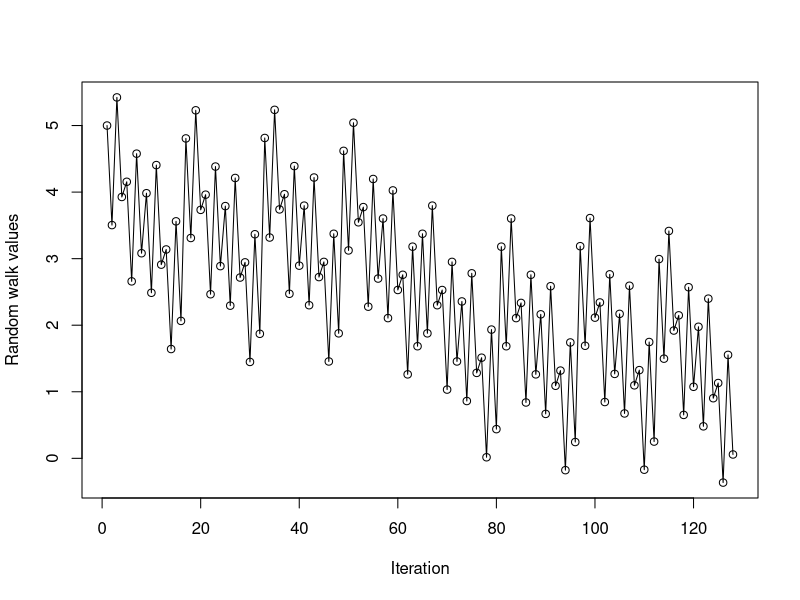
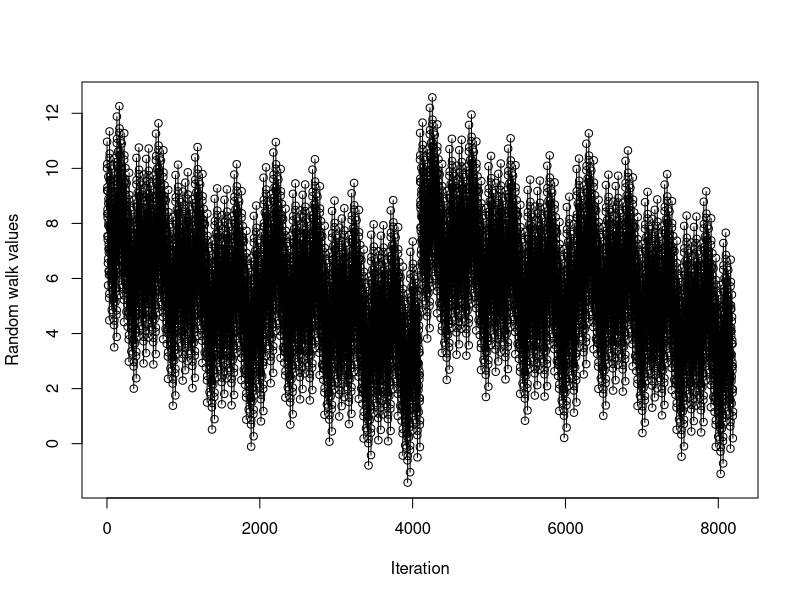
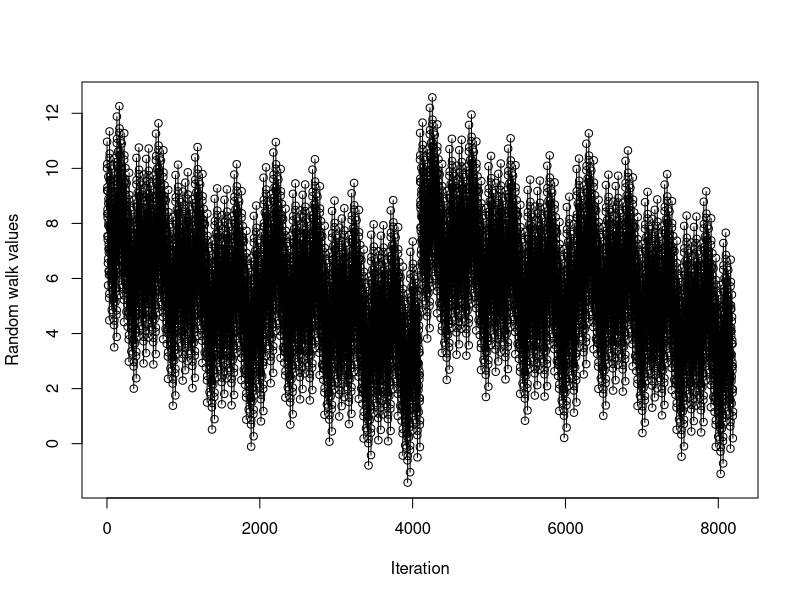

The R script that drew these images, in order:
## ---- chunk 1
knitr::opts_chunk$set(cache=TRUE, autodep=TRUE, cache.comments=TRUE)
## ---- chunk 2
# Function: cols.with.ab.zeros, to retrieve columns of matrix that have between
#   a and b zeros, each
# Inputs:
# - my.mat: the original matrix 
# - a: lower bound for number of zeros allowed; default is 0
# - b: upper bound for number of zeros allowed; default is Inf
# Output: the new matrix

cols.with.ab.zeros = function(my.mat, a=0, b=Inf) {
  zeros.per.column = colSums(my.mat == 0)
  i.to.keep = a <= zeros.per.column & zeros.per.column <= b
  return(as.matrix(my.mat[, i.to.keep]))
}

mat = matrix(c(0,0,1,0,1,1,1,1,1), 3, 3)
identity.mat = diag(1, 3)
cols.with.ab.zeros(mat) # Should get back original matrix
cols.with.ab.zeros(mat, a=1, b=2) # Should get back first 2 columns of mat
cols.with.ab.zeros(mat, a=2, b=2) # Should get just 1st column of mat; note
  # this should still be a matrix though, and not a numeric vector!
cols.with.ab.zeros(identity.mat, a=2, b=2) # Should get back original matrix
## ---- chunk 3
# Function: list.extractor, to extract elements of a list
# Inputs:
# - my.list: the original list 
# - i.to.keep: vector of indices, corresponding to elements of the list we
#   want to keep. Default is NULL, in which case this argument is ignored
# - i.to.remove: vector of indices, corresponding to elements of the list we
#   want to remove Default is NULL, in which case this argument is ignored.
#   NOTE: if both i.to.keep and i.to.remove are non-NULL, then the first 
#   one should take precedence (i.e., we don't remove anything)
# Output: the new list

list.extractor = function(my.list, i.to.keep=NULL, i.to.remove=NULL) {
  if (!is.null(i.to.keep)) {
    return(my.list[i.to.keep])
  }
  if (!is.null(i.to.remove)) {
    return(my.list[-i.to.remove])
  }
}

cool.list = list(ints=1:10, lets=letters[1:8], fracs=1:7/7, bools=sample(c(TRUE,FALSE), 5, replace=TRUE))

list.extractor(cool.list, i.to.keep=c(1,3)) # Should get list with ints, fracs
list.extractor(cool.list, i.to.remove=4) # Should get list without bools
list.extractor(cool.list, i.to.keep=2:4, i.to.remove=4) # Should get list with
  # lets, fracs, and bools (the i.to.remove argument should be ignored)
## ---- chunk 4
# Function: random.walk, to run a simple random walk over the integers, which
#   terminates when it reaches 0
# Inputs:
# - x.start: starting position. Default is 5
# - plot.walk: should the result be plotted? Default is TRUE
# - seed: integer seed to pass to set.seed(). Default is NULL, which means
#   effectively no seed is set
# Output: a list with elements x.vals, the values visited by the random walk,
#   and num.steps, the number of steps taken before termination

random.walk = function(x.start=5, plot.walk=TRUE, seed=NULL) {
  if (!is.null(seed)) set.seed(seed) # Set the seed, if we need to
  x.vals = x.start
  iter = 1
  while (TRUE) {
    r = runif(1, -2, 1)
    if (tail(x.vals+r,1) <= 0) break
    else x.vals = c(x.vals, x.vals+r)
    iter = iter + 1
  }
  if (plot.walk <- TRUE) 
    plot(x.vals, xlab="Iteration", ylab="Random walk values", type="o")
  return(list(x.vals=x.vals, num.steps=iter))
}

random.walk(x.start=5, seed=3)$num.steps # Should print 8 (this is how many
  # steps it took the random walk), and produce a plot
random.walk(x.start=10, seed=7)$num.steps # Should print 14 (this is how many
  # steps it took the random walk), and produce a plot
random.walk(x.start=10, plot.walk=FALSE, seed=7)$num.steps # Should print 14 
  # (this is how many steps it took the random walk), and not produce a plot
## ---- chunk 5
add.up.inv.powers = function(n, verbose=FALSE) {
  x = 0
  for (i in 1:n) {
    x = x + i^(1/i)
    if (verbose) roman.cat(i)
  }
  if (verbose) cat("\n")
  return(x)
}

roman.cat = function(num) {
  roman.num = as.roman(num)
  roman.str = as.character(roman.num)
  cat(roman.str, "... ")
}

add.up.inv.powers(n=3, verb=FALSE)
add.up.inv.powers(n=5, verb=FALSE)
add.up.inv.powers(n=10, verb=FALSE)

all.equal(sum((1:3)^(1/(1:3))), add.up.inv.powers(n=3, verb=FALSE))
all.equal(sum((1:5)^(1/(1:5))), add.up.inv.powers(n=5, verb=FALSE))
all.equal(sum((1:10)^(1/(1:10))), add.up.inv.powers(n=10, verb=FALSE))
## ---- chunk 6
fibonacci = function(n) {
  my.fib = c(1,1)
  for (i in 2:(n-1)) my.fib = c(my.fib, my.fib[i] + my.fib[i-1])
  return(my.fib[n])
}

fibonacci(1) # Should be 1
fibonacci(2) # Should be 1
fibonacci(3) # Should be 2
fibonacci(5) # Should be 5
fibonacci(9) # Should be 34
## ---- chunk 7
sentence.flipper = function(str) {
  str.flipped = vector(length = 0)
  for (i in 1:length(str)) { 
    str.words = strsplit(str[i], split=" ")  
    rev.words = lapply(str.words, word.flipper)  
    str.flipped = c(str.flipped, paste(rev.words[[1]], collapse = " "))
  }
  return(str.flipped)
}

word.flipper = function(str) {
  chars = strsplit(str, split="")
  chars.flipped = lapply(chars, rev)
  str.flipped = sapply(chars.flipped, function(v) {paste(v, collapse = "")})
  return(str.flipped)
}

# Should be "eht kciuq nworb xof depmuj revo eht yzal god"
sentence.flipper("the quick brown fox jumped over the lazy dog") 
# Should be "ot eb ro on ot eb taht si eht noitseuq"
sentence.flipper("to be or no to be that is the question") 
## ---- chunk 8
# Should be "olleh ssenkrad ym dlo dneirf", 
#           "ev'i emoc ot kaeps htiw uoy niaga"
sentence.flipper(c("hello darkness my old friend",
                   "i've come to speak with you again"))
# Should be "reven annog evig uoy pu", 
#           "reven annog tel uoy nwod",
#           "reven annog nur dnuora dna tresed uoy"
sentence.flipper(c("never gonna give you up",
                   "never gonna let you down",
                   "never gonna run around and desert you"))
## ---- chunk 9
sentence.scrambler = function(str.vec) {
  str.scrambled = vector(length = 0)
  str.words = strsplit(str.vec, split=" ")
  sapply(str.words, function(str) {
    scram.words = lapply(str, function(v) {
      chars = strsplit(v, split = "")[[1]]
      chars.scrambled = sample(chars)
      return(paste(chars.scrambled, collapse = ""))
    })
    str.scrambled = c(str.scrambled, paste(scram.words, collapse = " "))
    return(str.scrambled)  
  })
}

str.vec =  c("I have no theorems, well",
  "I do have theorems, but none of them are named Fienberg's Theorem",
  "Even if there were a Fienberg's Theorem, it probably wouldn't be important",
  "What's important is the attitude, for what statistics is",
  "and how it's recognized by other people outside of our field")
sentence.scrambler(str.vec)
## ---- chunk 10
a1 = sentence.flipper("the quick brown fox jumped over the lazy dog") 
a2 = sentence.flipper(a1)
a1; a2

b1 = sentence.flipper(c("hello darkness my old friend", "i've come to speak with you again"))
b2 = sentence.flipper(b1)
b1; b2
